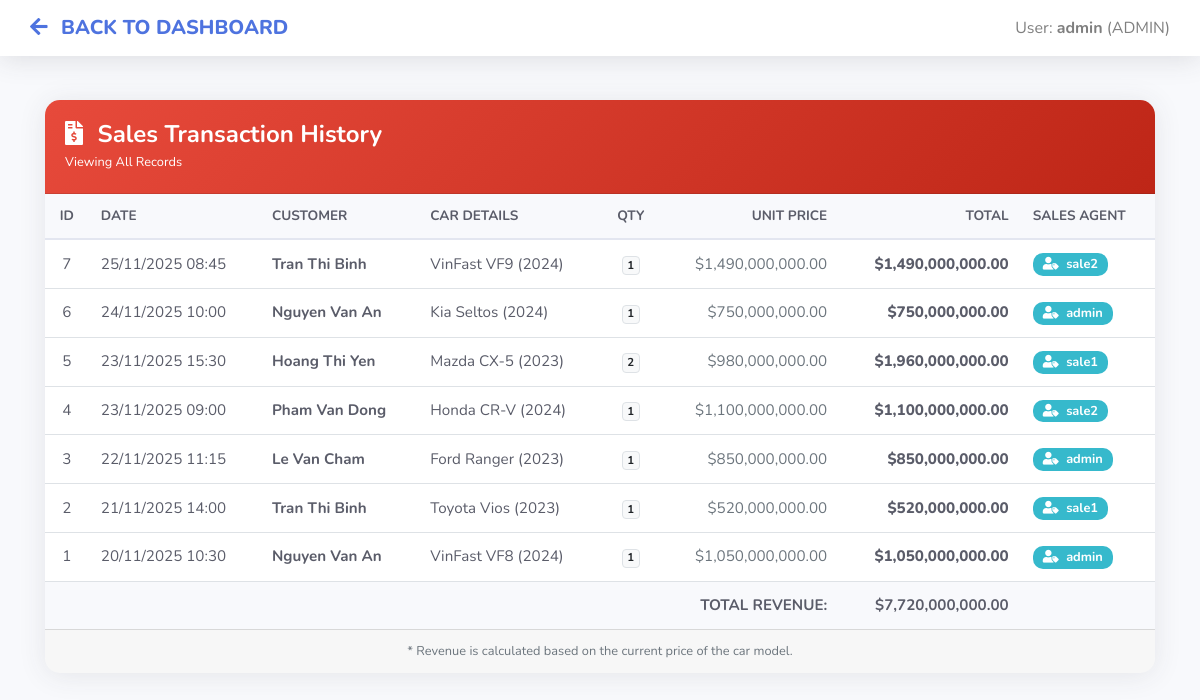
Screenshot of /transactions.php (signed in) with the database file from the repository.
### tables this page shows
CREATE TABLE sales_transactions (
    transaction_id INT AUTO_INCREMENT PRIMARY KEY,
    customer_id INT NOT NULL,
    product_id INT NOT NULL,
    sales_user_id INT NOT NULL,
    quantity INT NOT NULL DEFAULT 1,
    transaction_date DATETIME NOT NULL,
    FOREIGN KEY (sales_user_id) REFERENCES users(id),
    FOREIGN KEY (product_id) REFERENCES cars(product_id),
    FOREIGN KEY (customer_id) REFERENCES customers(customer_id)
);

CREATE TABLE customers (
    customer_id INT AUTO_INCREMENT PRIMARY KEY,
    full_name VARCHAR(100) NOT NULL,
    email VARCHAR(50) NOT NULL,
    phone VARCHAR(15) NOT NULL,
    address VARCHAR(255) NOT NULL
);

CREATE TABLE cars (
    product_id INT AUTO_INCREMENT PRIMARY KEY,
    make VARCHAR(50) NOT NULL,
    model VARCHAR(50) NOT NULL,
    year INT NOT NULL,
    color VARCHAR(30) NOT NULL,
    quantity INT NOT NULL,
    price DECIMAL(12, 2) NOT NULL,
    image VARCHAR(255) DEFAULT 'default.jpg'
);

CREATE TABLE users (
    id INT AUTO_INCREMENT PRIMARY KEY,
    username VARCHAR(50) NOT NULL UNIQUE,
    password VARCHAR(255) NOT NULL,
    email VARCHAR(50) NOT NULL,
    phone VARCHAR(15) NOT NULL,
    role VARCHAR(20) NOT NULL DEFAULT 'sale',
    login_token VARCHAR(255),
    token_expire INT(11)
);

### transactions.php (the view, shortened to what this page needs)
<?php
include "auth_check.php";
$role = isset($_SESSION['role']) ? strtolower($_SESSION['role']) : 'sale';
?>
<!DOCTYPE html>
<html lang="en">
<head>
    <link rel="stylesheet" href="https://stackpath.bootstrapcdn.com/bootstrap/4.3.1/css/bootstrap.min.css">
    <link rel="stylesheet" href="https://cdnjs.cloudflare.com/ajax/libs/font-awesome/5.15.3/css/all.min.css">
</head>
<body>
<nav class="navbar navbar-expand navbar-light navbar-custom fixed-top">
    <div class="container">
        <a class="navbar-brand" href="homepage.php">
            <i class="fas fa-arrow-left mr-2"></i> BACK TO DASHBOARD
        </a>
        <span class="navbar-text ml-auto">
            User: <b><?php echo $_SESSION['username']; ?></b> (<?php echo strtoupper($role); ?>)
        </span>
    </div>
</nav>
<div class="container" style="margin-top: 100px; margin-bottom: 50px;">
    <div class="card card-table">
        <div class="card-header d-flex justify-content-between align-items-center">
            <div>
                <h4><i class="fas fa-file-invoice-dollar mr-2"></i> Sales Transaction History</h4>
                <small>
                    <?php
                        if($role === 'admin') echo "Viewing All Records";
                        else echo "Viewing Your Personal Sales Records";
                    ?>
                </small>
            </div>
        </div>
        <div class="card-body p-0">
            <div class="table-responsive">
                <table class="table table-hover mb-0">
                    <thead>
                        <tr>
                            <th class="text-center">ID</th>
                            <th>Date</th>
                            <th>Customer</th>
                            <th>Car Details</th>
                            <th class="text-center">Qty</th>
                            <th class="text-right">Unit Price</th>
                            <th class="text-right">Total</th>
                            <th>Sales Agent</th>
                        </tr>
                    </thead>
                    <tbody>
                        <?php
                        if (!empty($link)) {
                            $sql = "
                                SELECT
                                    st.transaction_id,
                                    st.transaction_date,
                                    st.quantity as sold_qty,
                                    c.full_name as customer_name,
                                    car.make, car.model, car.year, car.price,
                                    u.username as sales_person
                                FROM sales_transactions st
                                JOIN customers c ON st.customer_id = c.customer_id
                                JOIN cars car ON st.product_id = car.product_id
                                JOIN users u ON st.sales_user_id = u.id
                            ";
                            $sql .= " ORDER BY st.transaction_date DESC";
                            $res = mysqli_query($link, $sql);
                            $grand_total = 0;
                            if ($res && mysqli_num_rows($res) > 0) {
                                while ($row = mysqli_fetch_assoc($res)) {
                                    $t_id = $row['transaction_id'];
                                    $date = date("d/m/Y H:i", strtotime($row['transaction_date']));
                                    $cust = htmlspecialchars($row['customer_name']);
                                    $car_info = "{$row['make']} {$row['model']} ({$row['year']})";
                                    $qty = isset($row['sold_qty']) ? $row['sold_qty'] : 1;
                                    $price = $row['price'];
                                    $total_row = $price * $qty;
                                    $grand_total += $total_row;
                                    echo "<tr>";
                                    echo "<td class='text-center'>{$t_id}</td>";
                                    echo "<td>{$date}</td>";
                                    echo "<td><b>{$cust}</b></td>";
                                    echo "<td>{$car_info}</td>";
                                    echo "<td class='text-center'><span class='badge badge-light border'>{$qty}</span></td>";
                                    echo "<td class='text-right text-muted'>$" . number_format($price, 2) . "</td>";
                                    echo "<td class='text-right text-price'>$" . number_format($total_row, 2) . "</td>";
                                    echo "<td><span class='badge badge-sale-person'><i class='fas fa-user-tag mr-1'></i> {$row['sales_person']}</span></td>";
                                    echo "</tr>";
                                }
                                echo "<tr class='total-row'>";
                                echo "<td colspan='6' class='text-right'>TOTAL REVENUE:</td>";
                                echo "<td class='text-right'>$" . number_format($grand_total, 2) . "</td>";
                                echo "<td></td>";
                                echo "</tr>";
                            } else {
                                echo "<tr><td colspan='8' class='text-center py-5'>No transactions found.</td></tr>";
                            }
                        }
                        ?>
                    </tbody>
                </table>
            </div>
        </div>
        <div class="card-footer text-muted small text-center">
            * Revenue is calculated based on the current price of the car model.
        </div>
    </div>
</div>
</body>
</html>

### transactions.php (style rules this page uses)
body { background-color: #f8f9fc; font-family: 'Nunito', sans-serif; color: #5a5c69; }
.navbar-custom { background-color: #fff; box-shadow: 0 .15rem 1.75rem 0 rgba(58,59,69,.15); }
.navbar-brand { color: #4e73df !important; font-weight: 800; }
.card-table { border: none; border-radius: 15px; box-shadow: 0 0.15rem 1.75rem 0 rgba(58, 59, 69, 0.1); background-color: #fff; overflow: hidden; margin-top: 30px; }
.card-header { background: linear-gradient(135deg, #e74a3b 0%, #be2617 100%); color: white; padding: 20px; }
.card-header h4 { margin: 0; font-weight: 700; }
.table thead th { border-top: none; border-bottom: 2px solid #e3e6f0; background-color: #f8f9fc; color: #5a5c69; font-weight: 700; text-transform: uppercase; font-size: 0.85rem; }
.table tbody td { vertical-align: middle; color: #5a5c69; font-size: 0.95rem; }
.badge-sale-person { background-color: #36b9cc; color: white; padding: 5px 10px; border-radius: 10px; font-size: 0.8rem; }
.text-price { color: #1cc88a; font-weight: 800; }
.total-row { background-color: #f8f9fc; font-weight: bold; color: #e74a3b; font-size: 1.1rem; }

### rows the page displays
sales_transactions: transaction_id "7", transaction_date "25/11/2025 08:45", customer.full_name "Tran Thi Binh", product.year "VinFast VF9 (2024)", quantity "1", product.price "1,490,000,000.00", total_row "1,490,000,000.00", sales_user.username "sale2"
sales_transactions: transaction_id "6", transaction_date "24/11/2025 10:00", customer.full_name "Nguyen Van An", product.year "Kia Seltos (2024)", quantity "1", product.price "750,000,000.00", total_row "750,000,000.00", sales_user.username "admin"
sales_transactions: transaction_id "5", transaction_date "23/11/2025 15:30", customer.full_name "Hoang Thi Yen", product.year "Mazda CX-5 (2023)", quantity "2", product.price "980,000,000.00", total_row "1,960,000,000.00", sales_user.username "sale1"
sales_transactions: transaction_id "4", transaction_date "23/11/2025 09:00", customer.full_name "Pham Van Dong", product.year "Honda CR-V (2024)", quantity "1", product.price "1,100,000,000.00", total_row "1,100,000,000.00", sales_user.username "sale2"
sales_transactions: transaction_id "3", transaction_date "22/11/2025 11:15", customer.full_name "Le Van Cham", product.year "Ford Ranger (2023)", quantity "1", product.price "850,000,000.00", total_row "850,000,000.00", sales_user.username "admin"
sales_transactions: transaction_id "2", transaction_date "21/11/2025 14:00", customer.full_name "Tran Thi Binh", product.year "Toyota Vios (2023)", quantity "1", product.price "520,000,000.00", total_row "520,000,000.00", sales_user.username "sale1"
sales_transactions: transaction_id "1", transaction_date "20/11/2025 10:30", customer.full_name "Nguyen Van An", product.year "VinFast VF8 (2024)", quantity "1", product.price "1,050,000,000.00", total_row "1,050,000,000.00", sales_user.username "admin"

### other values shown
$_SESSION['username'] "admin"
$role "ADMIN"
$grand_total "7,720,000,000.00"
